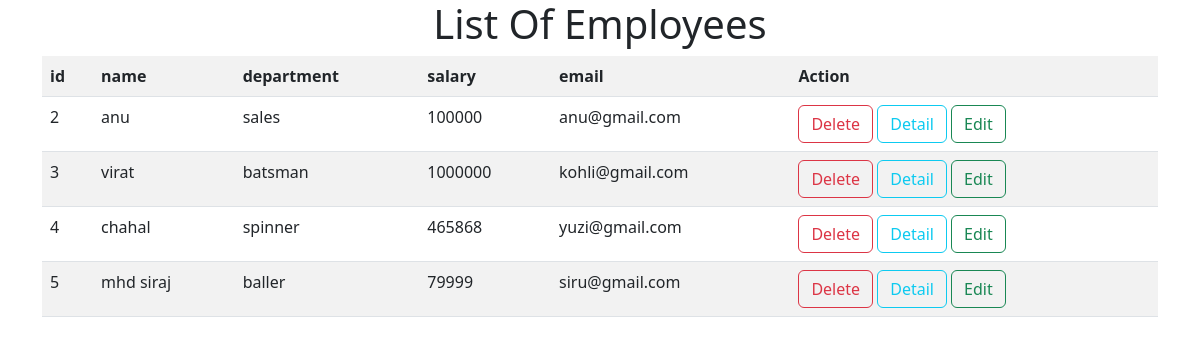
Screenshot of /employee/list/ with the database file from the repository.
### crm/models.py (models this page shows, shortened)
class Employee(models.Model):
    name=models.CharField(max_length=200)
    department=models.CharField(max_length=200)
    options=(
        ("male","male"),
        ("female","female"),
        ("other","other")
    )
    gender=models.CharField(max_length=200,choices=options,default="female")
    salary=models.PositiveIntegerField()
    email=models.EmailField()
    profile_pic=models.ImageField(upload_to="images",null=True,blank=True)
    address=models.CharField(max_length=300)

### crm/views.py (the view)
# urls.py: path("employee/list/",crm_views.EmployeeListView.as_view(),name="emp-list"),
class EmployeeListView(View):
    def get(self,request,*args,**kwargs):
        qs=Employee.objects.all()
        return render(request,"emp-list.html",{"employees":qs})

### crm/templates/emp-list.html (shortened to what this page needs)
<!DOCTYPE html>
<html lang="en">
<head>
    <link href="https://cdn.jsdelivr.net/npm/bootstrap@5.3.0-alpha1/dist/css/bootstrap.min.css" rel="stylesheet">
</head>
<body>
    <div class="container">
        <h1 class="text-center">List Of Employees</h1>
        <table class="table table-striped">
            <tr>
               <th>id</th>
               <th>name</th>
               <th>department</th>
               <th>salary</th>
               <th>email</th>
               <th>Action</th>
            </tr>
            {%for i in employees%}
            <tr>
                   <td>{{i.id}}</td>
                   <td>{{i.name}}</td>
                   <td>{{i.department}}</td>
                   <td>{{i.salary}}</td>
                   <td>{{i.email}}</td>
                   <td>
                    <a href="{%url 'emp-remove' i.id%}" class="btn btn-outline-danger">Delete</a>
                    <a href="{%url 'emp-detail' i.id%}" class="btn btn-outline-info">Detail</a>
                    <a href="{%url 'emp-change' i.id%}" class="btn btn-outline-success">Edit</a>
                   </td>
            </tr>
            {%endfor%}
        </table>
    </div>
</body>
</html>

### rows the page displays
Employee: id "2", name "anu", department "sales", salary "100000", email "anu@gmail.com"
Employee: id "3", name "virat", department "batsman", salary "1000000", email "kohli@gmail.com"
Employee: id "4", name "chahal", department "spinner", salary "465868", email "yuzi@gmail.com"
Employee: id "5", name "mhd siraj", department "baller", salary "79999", email "siru@gmail.com"
